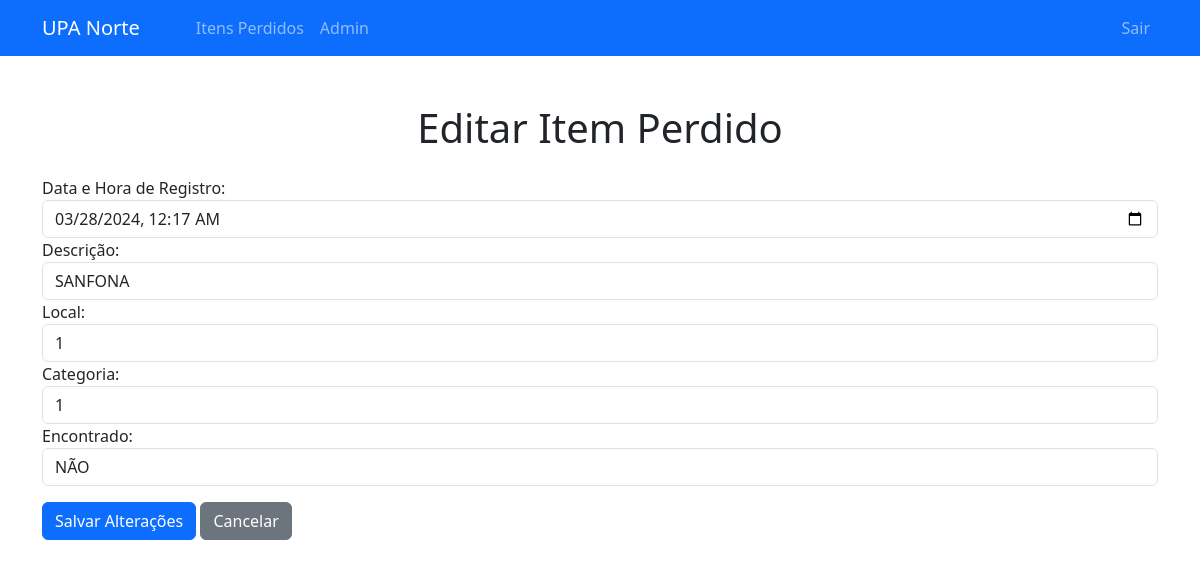
The page /itens_perdidos/editar_item_perdido/1 (signed in) on the database its author committed.
### app/models.py (models this page shows)
class ItemPerdido(db.Model):
    id = db.Column(db.Integer, primary_key=True)
    descricao = db.Column(db.String(200), nullable=False)
    local = db.Column(db.String(200), nullable=False)
    encontrado = db.Column(db.String(3), nullable=False)
    categoria = db.Column(db.String(200), nullable=False)
    data_registro = db.Column(db.DateTime, nullable=False)
    imagem = db.Column(db.String(200), nullable=False)
    recebedor = db.Column(db.String(200), nullable=True)
    entregador = db.Column(db.String(200), nullable=True)
    data_devolucao = db.Column(db.DateTime, nullable=True)

### app/itens_perdidos/routes.py (the view, shortened to what this page needs)
@itens_perdidos_routes.route('/itens_perdidos/editar_item_perdido/<int:id>', methods=['GET', 'POST'])
def editar_item_perdido(id):
    item_perdido = ItemPerdido.query.get_or_404(id)
    return render_template('editar_item_perdido.html', item_perdido=item_perdido)

### app/itens_perdidos/routes.py (called while the page is built)
def is_authenticated():
    return session.get('authenticated', False)

@itens_perdidos_routes.before_request
def require_login():
    if not is_authenticated() and request.endpoint and not request.endpoint.startswith('user.login'):
        return redirect(url_for('user.login'))

### app/templates/editar_item_perdido.html (shortened to what this page needs)
<!DOCTYPE html>
<html lang="pt-BR">
<head>
    <link href="https://cdn.jsdelivr.net/npm/bootstrap@5.3.3/dist/css/bootstrap.min.css" rel="stylesheet">
</head>
<body>
    {% include 'navbar.html' %}
    <div class="container mt-5">
        <h1 class="text-center mb-4">Editar Item Perdido</h1>
        <form id="alterarForm" action="{{ url_for('itens_perdidos.editar_item_perdido', id=item_perdido.id) }}" method="POST" autocomplete="off">
            <div class="form-group">
                <label for="data_registro">Data e Hora de Registro:</label>
                <input type="datetime-local" id="data_registro" value="{{ item_perdido.data_registro }}" name="data_registro" class="form-control" required>
            </div>
            <div class="form-group">
                <label for="descricao">Descrição:</label>
                <input type="text" id="descricao" name="descricao" class="form-control" required value="{{ item_perdido.descricao }}" style="text-transform:uppercase">
            </div>
            <div class="form-group">
                <label for="local">Local:</label>
                <select id="local" name="local" class="form-control" required style="text-transform:uppercase">
                    <option value="{{ item_perdido.local }}">{{ item_perdido.local }}</option>
                </select>
            </div>
            <div class="form-group">
                <label for="categoria">Categoria:</label>
                <select id="categoria" name="categoria" class="form-control" required style="text-transform:uppercase">
                    <option value="{{ item_perdido.categoria }}">{{ item_perdido.categoria }}</option>
                </select>
            </div>
            <div class="form-group">
                <label for="encontrado">Encontrado:</label>
                <select id="encontrado" name="encontrado" class="form-control" required style="text-transform:uppercase">
                    <option value="Não">Não</option>
                </select>
            </div>
            <button type="submit" class="btn btn-primary mt-3">Salvar Alterações</button>
            <a href="{{ url_for('itens_perdidos.listar_itens_perdidos') }}" class="btn btn-secondary mt-3">Cancelar</a>
        </form>
    </div>
</body>
</html>

### rows shown on the page
ItemPerdido: data_registro "03/28/2024 00:17", descricao "SANFONA", local "1", categoria "1"
